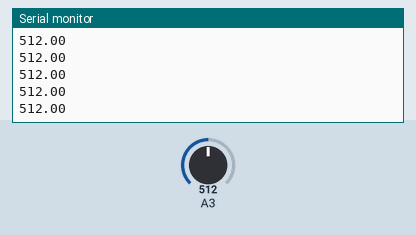
Simulated run of this sketch. Board: Arduino Uno, built with avr-gcc and run on an emulated ATmega328P. On the bench: the last lines printed to the serial monitor. Inputs (shaded band) come from the test bench; at power-on: A3 = 512.

Above: at 1.2 s.
1.3 s: A3 set to 716
At 2.3 s:
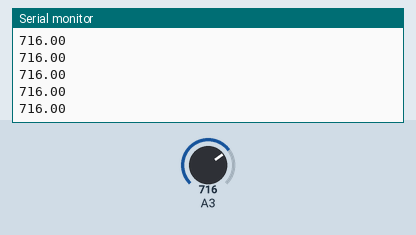
2.8 s: A3 set to 900
At 3.6 s:
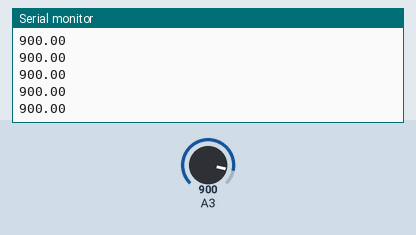
Timing chart, 0 to 5.8 s (numbered marks = the images above; inputs shaded):
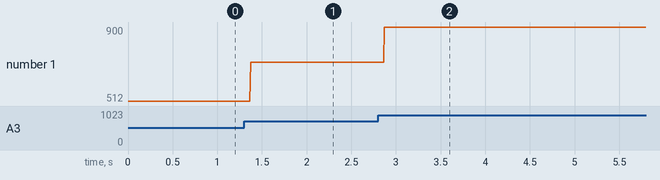

Measured:
- after the input at 1.3 s, the serial monitor: prints a new line after 0.07 s (image 1)
- after the input at 2.8 s, the serial monitor: prints a new line after 0.07 s (image 2)
- plotted number 1: 512 → 716 after the input at 1.3 s, 716 → 900 after the input at 2.8 s

The sketch:

sketch_j4a.ino
```cpp
void setup() {
  // initialize serial communication at 9600 bits per second:
  Serial.begin(9600);
}

// the loop routine runs over and over again forever:
void loop() {
  // read the input on analog pin 0:
  int sensorValue = analogRead(17);
  // Convert the analog reading (which goes from 0 - 1023) to a voltage (0 - 5V):
  float voltage = sensorValue;
  // print out the value you read:
  Serial.println(voltage);
}
```
